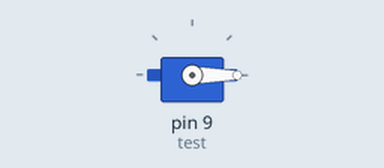
A sketch run on a simulated Arduino Uno, built with avr-gcc and run on an emulated ATmega328P. Shown: servo.

Above: at 0.05 s.
At 9.05 s:
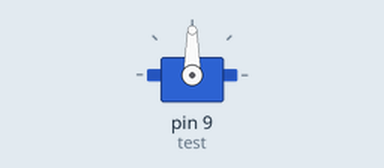
At 18.11 s:
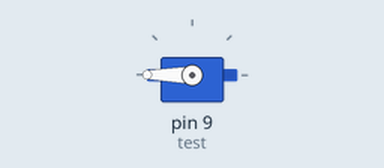
At 39.88 s:
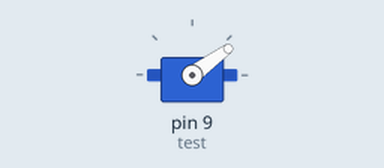
Timing chart, 0 to 40.0 s (numbered marks = the images above):
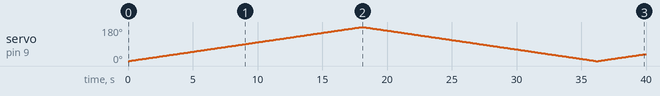

Measured:
- by itself, servo on pin 9 (test): 0° → 1° at 0.10 s, → 2° 0.10 s later, → 3° 0.10 s later, → 4° 0.10 s later, … (397 changes in this stretch)

The sketch:

servo_test.ino
```cpp
#include <Servo.h>

Servo test;

void setup() {
  test.attach(9);

}

void loop() {
  for(int i=0;i<=180;i++)
  {
    test.write(i);
    delay(100); }

  for(int j=180;j>=0;j--)
  {
    test.write(j);
    delay(100);}
 }
```
